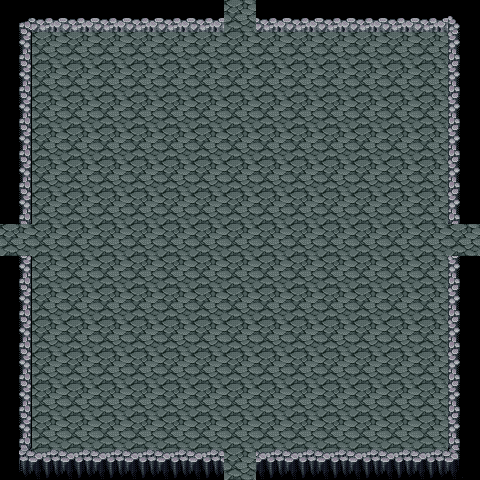

This is a level from a 2D game, rendered from its Tiled map with the project's own tilesets. A one-line summary and the map file follow, with tile-layer data summarised:
An orthogonal 15x15 tile map with 32x32 px tiles, 2 tile layers (background, collision) and 4 objects (4x door).

<map version="1.0" orientation="orthogonal" width="15" height="15" tilewidth="32" tileheight="32">
 <tileset firstgid="1" name="dungeon_tileset" tilewidth="32" tileheight="32">
  <image source="../images/dungeon_tileset.png" width="512" height="512" />
 </tileset>
 <layer name="background" width="15" height="15">
  <data>[225 cells, 225 non-empty, 1 distinct tile ids]</data>
 </layer>
 <layer name="collision" width="15" height="15">
  <properties>
   <property name="collision" value="true" />
  </properties>
  <data>[225 cells, 52 non-empty, 8 distinct tile ids]</data>
 </layer>
 <objectgroup name="objects" width="15" height="15">
  <object name="door_W" type="door" x="0" y="224" width="32" height="32">
   <properties>
    <property name="enter_door.direction" value="W" />
   </properties>
  </object>
  <object name="door_S" type="door" x="224" y="448" width="32" height="32">
   <properties>
    <property name="enter_door.direction" value="S" />
   </properties>
  </object>
  <object name="door_E" type="door" x="448" y="224" width="32" height="32">
   <properties>
    <property name="enter_door.direction" value="E" />
   </properties>
  </object>
  <object name="door_N" type="door" x="224" y="0" width="32" height="32">
   <properties>
    <property name="enter_door.direction" value="N" />
   </properties>
  </object>
 </objectgroup>
</map>
